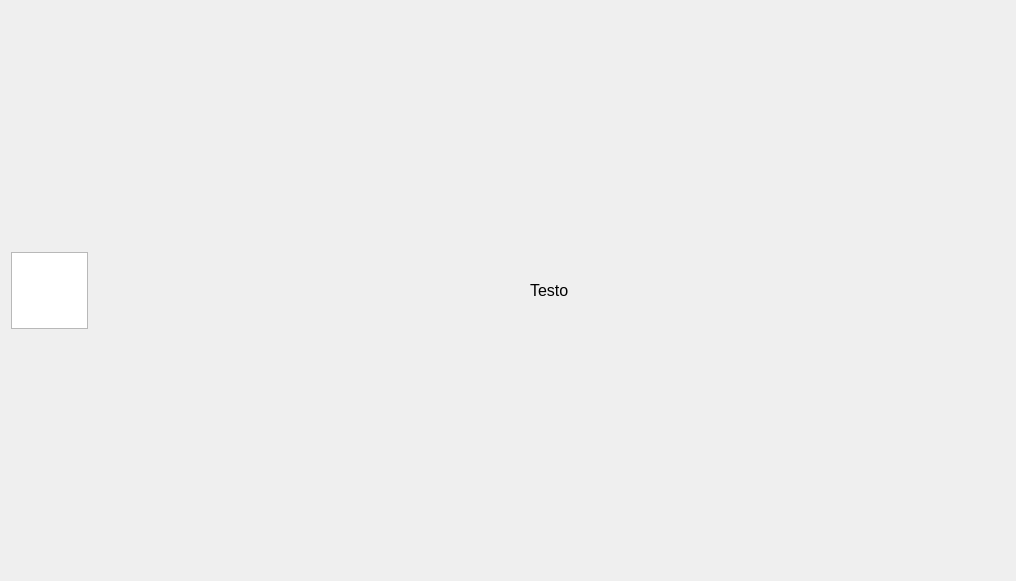
<?xml version="1.0" encoding="UTF-8"?>
<ui version="4.0">
 <class>Notification</class>
 <widget class="QDialog" name="Notification">
  <property name="geometry">
   <rect>
    <x>0</x>
    <y>0</y>
    <width>1016</width>
    <height>581</height>
   </rect>
  </property>
  <property name="sizePolicy">
   <sizepolicy hsizetype="Expanding" vsizetype="Expanding">
    <horstretch>0</horstretch>
    <verstretch>0</verstretch>
   </sizepolicy>
  </property>
  <property name="windowTitle">
   <string>Dialog</string>
  </property>
  <layout class="QHBoxLayout" name="horizontalLayout">
   <item>
    <widget class="QGraphicsView" name="iconView">
     <property name="sizePolicy">
      <sizepolicy hsizetype="Fixed" vsizetype="Fixed">
       <horstretch>0</horstretch>
       <verstretch>0</verstretch>
      </sizepolicy>
     </property>
     <property name="maximumSize">
      <size>
       <width>77</width>
       <height>77</height>
      </size>
     </property>
     <property name="verticalScrollBarPolicy">
      <enum>Qt::ScrollBarAlwaysOff</enum>
     </property>
     <property name="horizontalScrollBarPolicy">
      <enum>Qt::ScrollBarAlwaysOff</enum>
     </property>
    </widget>
   </item>
   <item alignment="Qt::AlignHCenter">
    <widget class="QLabel" name="userLabel">
     <property name="font">
      <font>
       <pointsize>12</pointsize>
      </font>
     </property>
     <property name="text">
      <string>Testo</string>
     </property>
    </widget>
   </item>
  </layout>
 </widget>
 <resources/>
 <connections/>
</ui>
